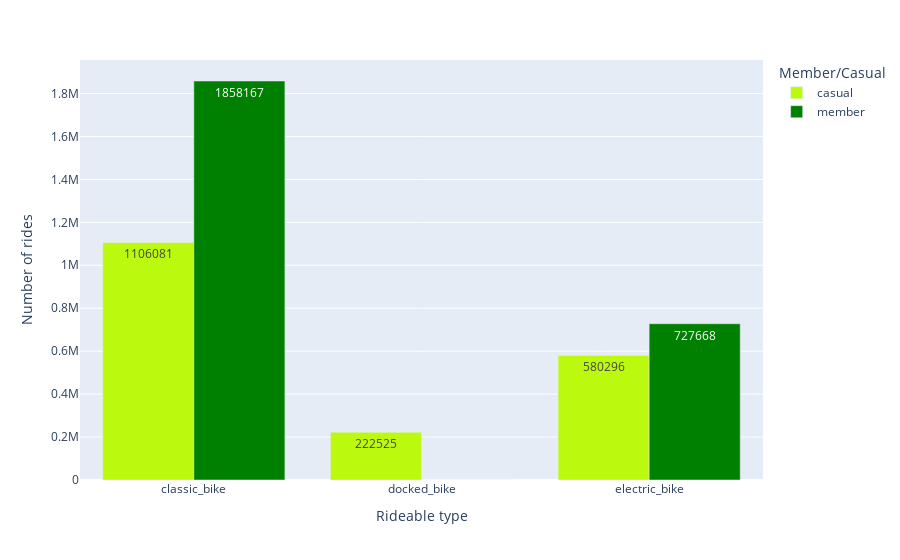

Notebook cell for this chart:
### Code cell
fig_8 = df.groupby(['rideable_type', 'member_casual'], as_index=False).count()

px.bar(fig_8, x = 'rideable_type', y = 'ride_id',
        color = 'member_casual',
        barmode='group',
        text = 'ride_id', 
        labels = {'ride_id': 'Number of rides', 'member_casual': 'Member/Casual', 'rideable_type' : 'Rideable type'},
        hover_name = 'member_casual', hover_data = {'member_casual': False, 'ride_duration': False}, 
        color_discrete_map = {'casual': '#BBF90F', 'member': '#008000'})

### Figure 1 — Plotly figure (JSON) as saved in the notebook; plotly's stock layout.template omitted (floating-point values rounded to 4 significant figures)
{"data": [{"alignmentgroup": "True", "customdata": [["casual", 1106081], ["casual", 222525], ["casual", 580296]], "hovertemplate": "<b>%{hovertext}</b><br><br>Rideable type=%{x}<br>Number of rides=%{text}<extra></extra>", "hovertext": ["casual", "casual", "casual"], "legendgroup": "casual", "marker": {"color": "#BBF90F", "pattern": {"shape": ""}}, "name": "casual", "offsetgroup": "casual", "orientation": "v", "showlegend": true, "text": [1106081, 222525, 580296], "textposition": "auto", "type": "bar", "x": ["classic_bike", "docked_bike", "electric_bike"], "xaxis": "x", "y": [1106081, 222525, 580296], "yaxis": "y"}, {"alignmentgroup": "True", "customdata": [["member", 1858167], ["member", 0], ["member", 727668]], "hovertemplate": "<b>%{hovertext}</b><br><br>Rideable type=%{x}<br>Number of rides=%{text}<extra></extra>", "hovertext": ["member", "member", "member"], "legendgroup": "member", "marker": {"color": "#008000", "pattern": {"shape": ""}}, "name": "member", "offsetgroup": "member", "orientation": "v", "showlegend": true, "text": [1858167, 0, 727668], "textposition": "auto", "type": "bar", "x": ["classic_bike", "docked_bike", "electric_bike"], "xaxis": "x", "y": [1858167, 0, 727668], "yaxis": "y"}], "layout": {"barmode": "group", "legend": {"title": {"text": "Member/Casual"}, "tracegroupgap": 0}, "margin": {"t": 60}, "xaxis": {"anchor": "y", "domain": [0, 1], "title": {"text": "Rideable type"}}, "yaxis": {"anchor": "x", "domain": [0, 1], "title": {"text": "Number of rides"}}}}
